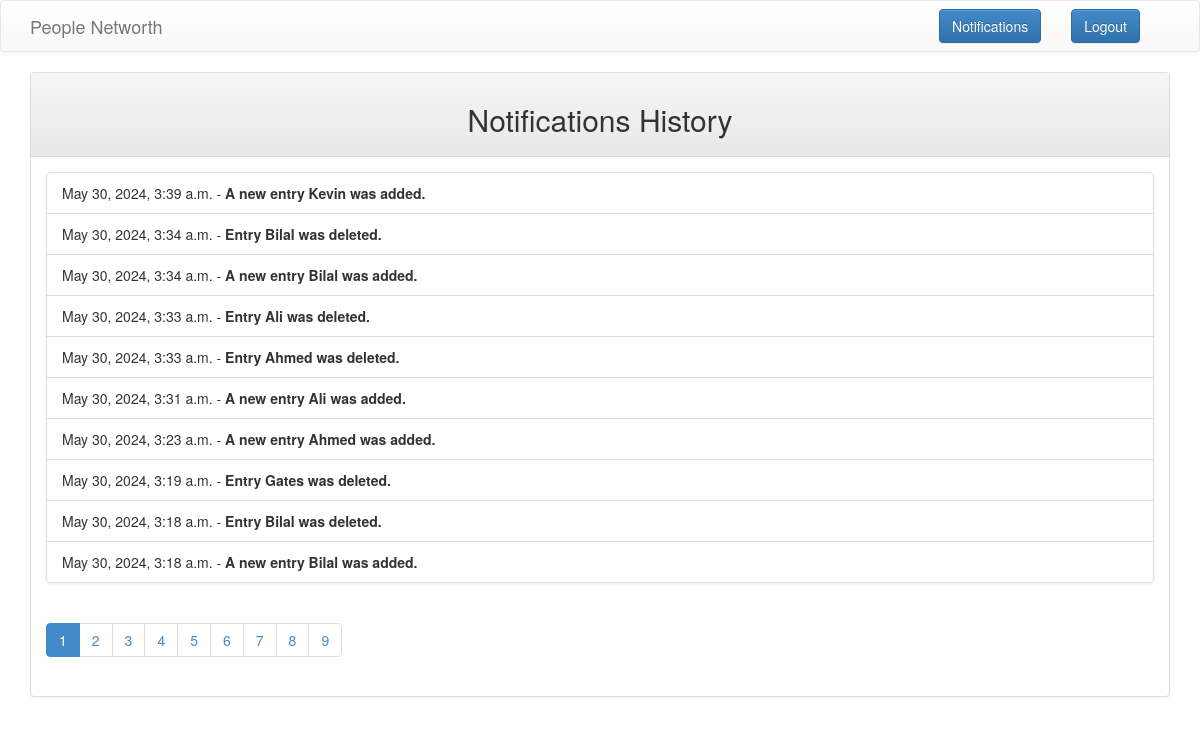
The app's page /home/notifications/ (signed in), older data.
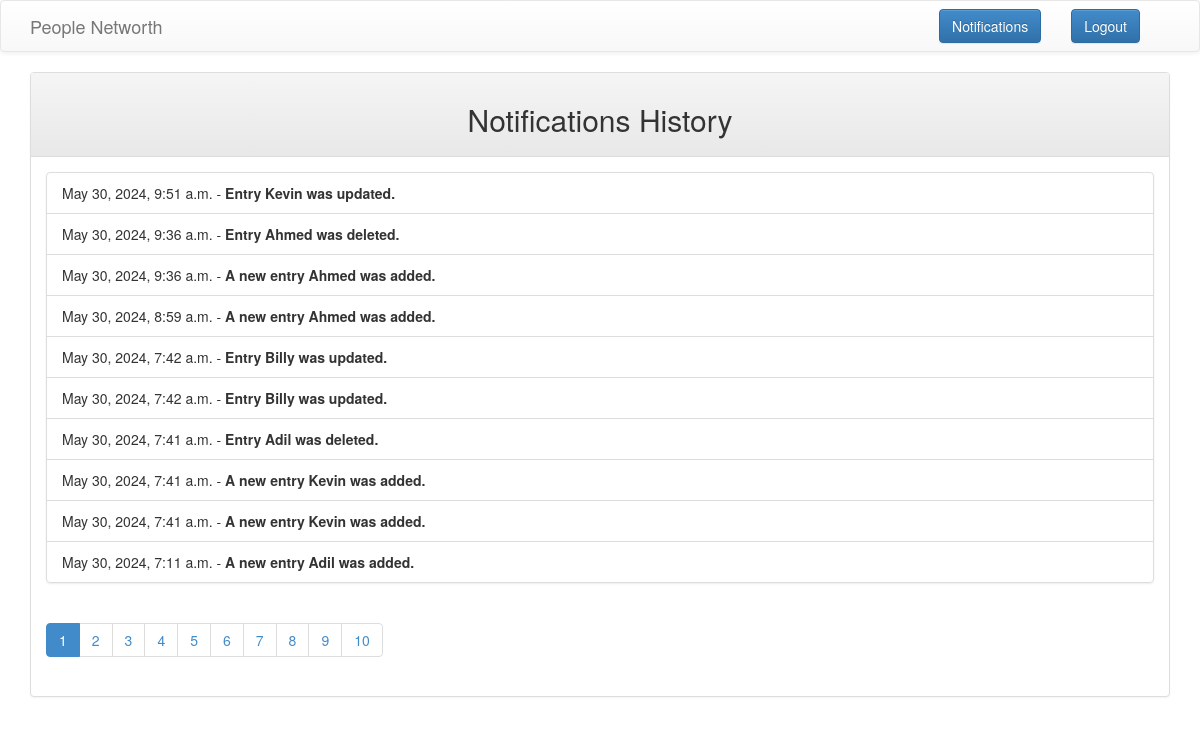
The same page, newer data.
### crudApp/models.py (models this page shows, shortened)
class Notification(models.Model):
    message = models.TextField()
    timestamp = models.DateTimeField(auto_now_add=True)

### crudApp/middlewares.py (the view)
  def wrapped_view(request, *args, **kwargs):
    if request.user.is_authenticated == False:
      return redirect('login')
    return view_function(request, *args, **kwargs)

### crudApp/context_processors.py (called while the page is built)
def latest_notification(request):
    latest_notification = Notification.objects.all().order_by('-timestamp').first()
    return {
        'latest_notification': latest_notification
    }

### crudApp/views.py (called while the page is built)
@auth
def notifications_view(request):
    notifications = Notification.objects.all().order_by('-timestamp')
    page_number = request.GET.get('page', 1)
    paginator = Paginator(notifications, 10)
    try:
        page_obj = paginator.page(page_number)
    except PageNotAnInteger:
        page_obj = paginator.page(1)
    except EmptyPage:
        page_obj = paginator.page(paginator.num_pages)
    return render(request, 'crudApp/notifications.html', {'page_obj': page_obj})

### crudApp/templates/crudApp/notifications.html (shortened to what this page needs)
<!DOCTYPE html>
<html>
  <head>
    {% load static %}
    <link href="{% static 'css/bootstrap.min.css' %}" rel="stylesheet" />
    <link href="{% static 'css/bootstrap-theme.min.css' %}" rel="stylesheet" />
    <link href="{% static 'css/style.css' %}" rel="stylesheet" />
  </head>
  <body>
       <nav class="navbar navbar-default" role="navigation">
        <div class="container">
          <div class="navbar-header">
            <a class="navbar-brand" href="{% url 'home' %}">People Networth</a>
          </div>
          <div class="collapse navbar-collapse navbar-ex1-collapse">
            <form method="post" class="navbar-form navbar-right" action="{% url 'logout' %}">
              <button type="submit" class="btn btn-primary btn">Logout</button>
            </form>
            <form method="post" class="navbar-form navbar-right" action="{% url 'notifications' %}">
              <button type="submit" class="btn btn-primary btn">Notifications</button>
            </form>
          </div>
        </div>
      </nav>
    <div class="container">
      <div class="panel panel-default">
        <div class="panel-heading">
          <h2 class="text-center">Notifications History</h2>
        </div>
        <div class="panel-body">
          <ul class="list-group list-group-flush">
            {% for notification in page_obj %}
            <li class="list-group-item">
              {{ notification.timestamp }} -
              <strong>{{ notification.message }}</strong>
            </li>
            {% endfor %}
          </ul>
          {% if page_obj.has_other_pages %}
          <ul class="pagination ">
            {% for i in page_obj.paginator.page_range %}
            {% if page_obj.number == i %}
            <li class="page-item active">
              <span>{{ i }} <span class="sr-only">(current)</span></span>
            </li>
            {% else %}
            <li class="page-item">
              <a class="page-link" href="?page={{ i }}">{{ i }}</a>
            </li>
            {% endif %} {% endfor %}
          </ul>
          {% endif %}
        </div>
      </div>
    </div>
  </body>
</html>

Row changes from the older to the newer data that the page shows:
no longer on this page (row unchanged): Notification: timestamp "May 30, 2024, 3:39 a.m.", message "A new entry Kevin was added."
no longer on this page (row unchanged): Notification: timestamp "May 30, 2024, 3:34 a.m.", message "Entry Bilal was deleted."
no longer on this page (row unchanged): Notification: timestamp "May 30, 2024, 3:34 a.m.", message "A new entry Bilal was added."
no longer on this page (row unchanged): Notification: timestamp "May 30, 2024, 3:33 a.m.", message "Entry Ali was deleted."
no longer on this page (row unchanged): Notification: timestamp "May 30, 2024, 3:33 a.m.", message "Entry Ahmed was deleted."
no longer on this page (row unchanged): Notification: timestamp "May 30, 2024, 3:31 a.m.", message "A new entry Ali was added."
no longer on this page (row unchanged): Notification: timestamp "May 30, 2024, 3:23 a.m.", message "A new entry Ahmed was added."
no longer on this page (row unchanged): Notification: timestamp "May 30, 2024, 3:19 a.m.", message "Entry Gates was deleted."
no longer on this page (row unchanged): Notification: timestamp "May 30, 2024, 3:18 a.m.", message "Entry Bilal was deleted."
no longer on this page (row unchanged): Notification: timestamp "May 30, 2024, 3:18 a.m.", message "A new entry Bilal was added."
added Notification: timestamp "May 30, 2024, 9:51 a.m.", message "Entry Kevin was updated."
added Notification: timestamp "May 30, 2024, 9:36 a.m.", message "Entry Ahmed was deleted."
added Notification: timestamp "May 30, 2024, 9:36 a.m.", message "A new entry Ahmed was added."
added Notification: timestamp "May 30, 2024, 8:59 a.m.", message "A new entry Ahmed was added."
added Notification: timestamp "May 30, 2024, 7:42 a.m.", message "Entry Billy was updated."
added Notification: timestamp "May 30, 2024, 7:42 a.m.", message "Entry Billy was updated."
added Notification: timestamp "May 30, 2024, 7:41 a.m.", message "Entry Adil was deleted."
added Notification: timestamp "May 30, 2024, 7:41 a.m.", message "A new entry Kevin was added."
added Notification: timestamp "May 30, 2024, 7:41 a.m.", message "A new entry Kevin was added."
added Notification: timestamp "May 30, 2024, 7:11 a.m.", message "A new entry Adil was added."
Text that changed along with them:
new list line: "10"
